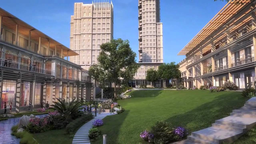
#> input picture hw2/Sean Saito HW 2/yale-nus.png, 256 x 144 px, shrunk from 1280 x 720 before the run
$ jupyter execute --allow-errors 'Homework 2 Sean Saito.ipynb'   (shell and % lines are left out)   (Python 2 division)   (older library calls are emulated)
#> lines starting #> are read from the running program, lines starting #| are printed output that depends on the picture
# Homework 2 - Sean Saito

Implementation of SIFT Scale-Space Extrema Extraction.

[cell 1]
# Imports
import numpy as np
import scipy as sc
import scipy.misc
import matplotlib
import matplotlib.pyplot as plt
import matplotlib.image as mpimg
from PIL import Image
matplotlib.rcParams['figure.figsize'] = (15.0, 7.5)

# Global variables
im_file = "yale-nus.png"
grey_file = "greyscale.png"

# Greyscale the image
img = Image.open(im_file).convert("L")
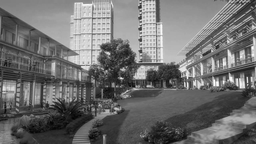
#> img: PIL image 256x144 L; min 1, max 255, mean 111
img.save(grey_file)

[cell 2]
# Now get the image via matplotlib
img = mpimg.imread(grey_file)
#> img: shape (144, 256) float32; min 0.00392, max 1, mean 0.435

# Show original
plt.imshow(img, cmap='Greys_r')

[cell 3]
img.shape
#> Out = (144, 256)

[cell 4]
# Resize the images
level_1 = img
level_2 = scipy.misc.imresize(level_1, 0.8)
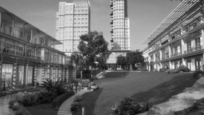
#> level_2: shape (115, 204); min 4, max 242, mean 110.4
level_3 = scipy.misc.imresize(level_2, 0.8)
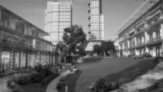
#> level_3: shape (92, 163); min 8, max 230, mean 110.4

[cell 5]
# Size of the images before convolution
print "Level 1: %s, Level 2: %s, Level 3: %s" % (level_1.shape, level_2.shape, level_3.shape)
#| Level 1: (144, 256), Level 2: (115, 204), Level 3: (92, 163)

[cell 6]
plt.imshow(level_2, cmap='Greys_r')

[cell 7]
plt.imshow(level_3, cmap="Greys_r")

[cell 8]
# Convolution and Gaussian generators

def convolution(X, kernel):
    """
    Apply convolution over an image using a kernel

    Args:
        X         : numpy.ndarray
            input image
        kernel    : list
            list of filters. All filters should have the same dimension
    """

    shape = X.shape
    kernel_shape = kernel[0].shape

    # Number of rows and columns
    target_x = shape[0] - kernel_shape[0] + 1
    target_y = shape[1] - kernel_shape[1] + 1

    target = np.zeros((target_x, target_y))

    for i in range(target_x):
        for j in range(target_y):
            input_sub = X[i:(i+kernel_shape[0]), j:(j+kernel_shape[1])]
            combined = 0
            for f in kernel:
                interm = np.sum(np.multiply(input_sub, f))
                combined += interm
            target[i, j] = combined

    return target

def gaussian(sigma, length=31):
    """
    Generate the gaussian kernel based on sigma.
    Kernel size is lengthxlength
    """
#> called with sigma = 1, length = 31
    mask = np.zeros((length, length))
    for i in range(length):
        for j in range(length):
            x = abs(i - length/2)
            y = abs(j - length/2)
            e = np.exp((-1) * ((x**2) + (y ** 2)) / (2 * (sigma ** 2)))
            g = e / (2 * np.pi * (sigma ** 2))
            mask[i, j] = g
    return mask

[cell 9]
# 5 different Gaussian kernels
gaussians = [[gaussian(i)] for i in [1.0, 2.0, 4.0, 8.0, 16.0]]

# For storing the convolutions
convolve_store = [[] for i in range(3)]

# Convolve
for img, store in zip([level_1, level_2, level_3], convolve_store):
    for kernel in gaussians:
        store.append(convolution(img, kernel))
#> this loop made 3 passes

[cell 10]
plt.imshow(convolve_store[0][0], cmap="Greys_r")
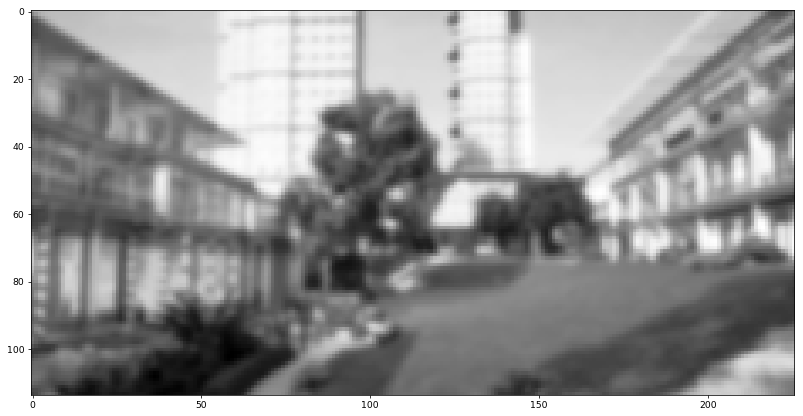
#> figure drawn by matplotlib, 1 panel

[cell 11]
plt.imshow(convolve_store[0][1], cmap="Greys_r")
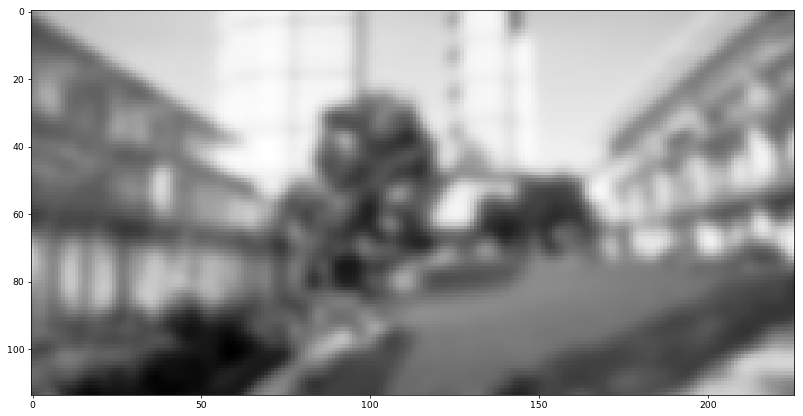
#> figure drawn by matplotlib, 1 panel

[cell 12]
plt.imshow(convolve_store[0][2], cmap="Greys_r")
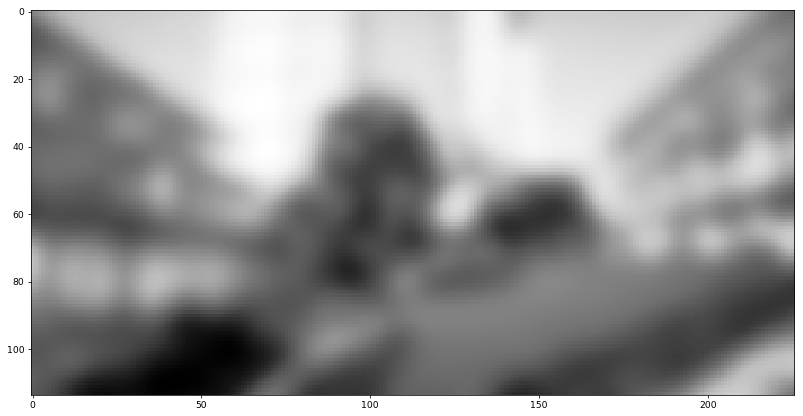
#> figure drawn by matplotlib, 1 panel

[cell 13]
plt.imshow(convolve_store[0][3], cmap="Greys_r")
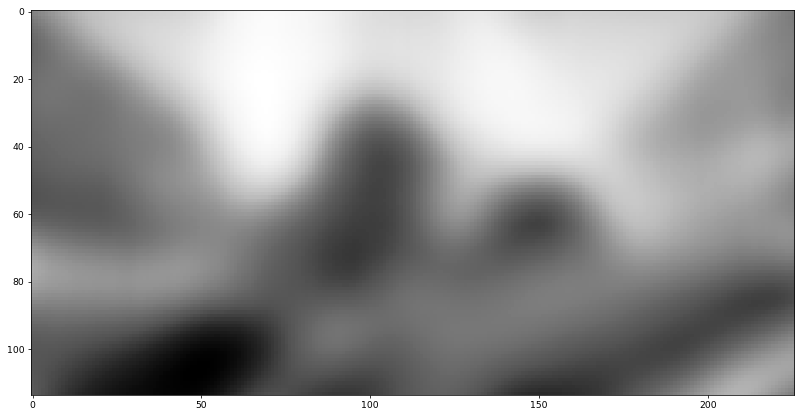
#> figure drawn by matplotlib, 1 panel

[cell 14]
plt.imshow(convolve_store[0][4], cmap="Greys_r")

[cell 15]
# Now compute the differences and resize
shapes = [level_1.shape, level_2.shape, level_3.shape]
#> shapes = [(144, 256), (115, 204), (92, 163)]
diffs = [[] for i in range(3)]
for idx, level in enumerate(convolve_store):
    for i in range(len(level)-1):
        img = scipy.misc.imresize(level[i+1]-level[i], shapes[idx])
        diffs[idx].append(img)
        # diffs[idx].append(level[i]-level[i+1])

[cell 16]
plt.imshow(diffs[0][0], cmap="Greys_r")
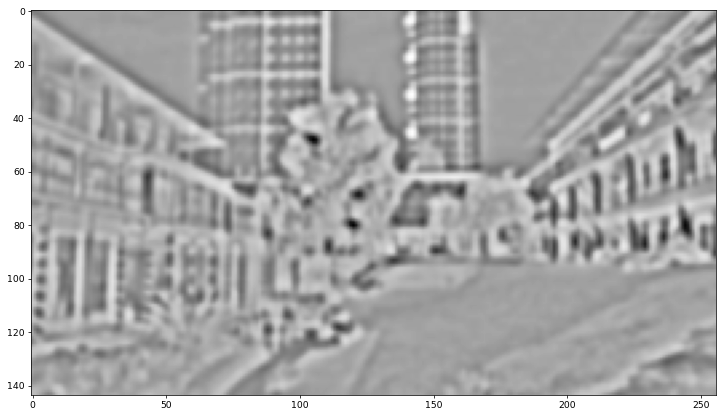
#> figure drawn by matplotlib, 1 panel

[cell 17]
# Now extract the key points

def get_neighbors(arr, x, y):
    return [arr[x-1, y], arr[x, y-1], arr[x+1, y], arr[x, y+1], arr[x+1, y+1], arr[x-1, y-1],
           arr[x-1, y+1], arr[x+1, y-1]]

keypoints = [[[], []] for i in range(3)] # First array for x, second array for y points
min_keypoints = [[[], []] for i in range(3)] # For minimum points
for idx, level in enumerate(diffs):
    for i in range(0, len(level)):
        curr_level = level[i]
        for x in range(1, curr_level.shape[0] - 1): # Start from index 1 and end at dim - 1 for simplicity
            for y in range(1, curr_level.shape[1] - 1):
                if i == 0:
                    neighbors = get_neighbors(curr_level, x, y) + get_neighbors(level[i+1], x, y)
                elif i == len(level) - 1:
                    neighbors = get_neighbors(curr_level, x, y) + get_neighbors(level[i-1], x, y)
                else:
                    neighbors = get_neighbors(curr_level, x, y) + get_neighbors(level[i-1], x, y) + get_neighbors(
                                            level[i+1], x, y)

                if curr_level[x, y] > max(neighbors): # We have a keypoint
                    keypoints[idx][0].append(x)
                    keypoints[idx][1].append(y)
                if curr_level[x, y] < min(neighbors): # We have a min keypoint
                    min_keypoints[idx][0].append(x)
                    min_keypoints[idx][1].append(y)
